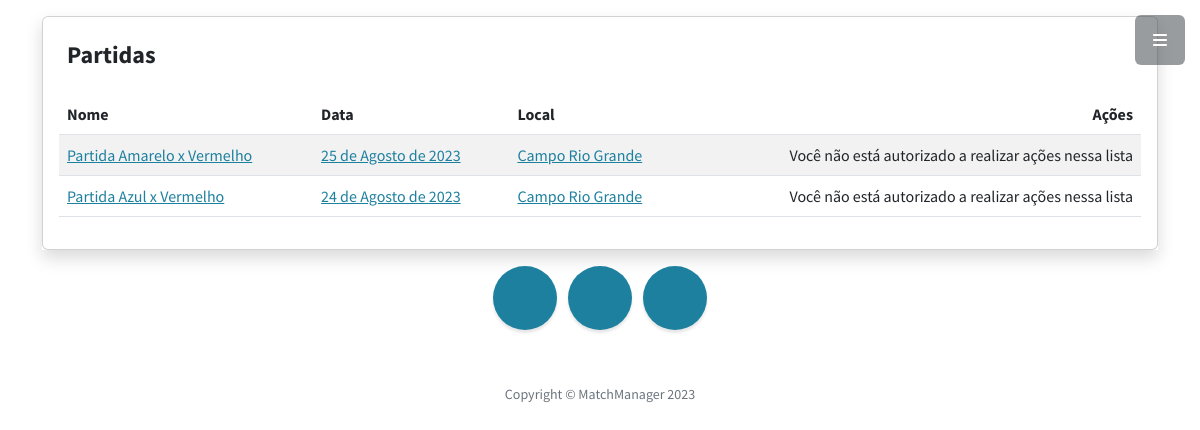
The app's page /partidas/ with its own data.
### Partida/models.py (models this page shows)
class Partida(models.Model):
    nome = models.CharField(verbose_name='Nome da Partida', max_length= 100, null= True)
    data = models.DateField(verbose_name= 'Data', null=True, blank=True)
    horario = models.TimeField(verbose_name= 'Horario', null=True, blank=True )
    local = models.CharField(verbose_name= 'Local', max_length=30)
    resultado = models.CharField(verbose_name= 'Resultado', max_length=25,null= True)
    placar = models.IntegerField(verbose_name= 'Placar')
    Campeonato = models.ForeignKey('Campeonato.Campeonato', on_delete= models.CASCADE)
    Equipe1 = models.ForeignKey('Equipe.Equipe', on_delete= models.CASCADE, related_name="PrimeiraEquipe")
    Equipe2 = models.ForeignKey('Equipe.Equipe', on_delete= models.CASCADE, related_name="SegundaEquipe")

### Partida/views.py (the view)
# urls.py: path('', views.listar, name='listar'),
def listar(request):
    Partidas = Partida.objects.all()
    context = {
        "partidas": Partidas
    }
    return render(request, 'partidas/listar.html', context)

### Templates/partidas/listar.html (shortened to what this page needs)
{% extends '_base.html' %}
{% load static %}
{% block content %}
<div class="mx-auto">
    <div class="col-lg-12 shadow mt-3">
    <div class="card">
        <div class="card-body">
            <div class="card-title">
                <div class= "d-flex flex-row">
                    <h4 class="p-2 col-lg-4">Partidas</h4>
                    <div class=" p-2 col-lg-8 d-grid gap-2 d-md-flex justify-content-md-end">
                        </div>
                    </div>
            </div>
            <div class="table-responsive">
                <table class="table table-striped ">
                    <thead>
                        <tr>
                            <th>Nome</th>
                            <th>Data</th>
                            <th>Local</th>
                            <th style="text-align:right">Ações</th>
                        </tr>
                    </thead>
                    <tbody>
                    {% if partidas %}
                    {% for p in partidas %}
                        <tr>
                            <td><a href="/partidas/{{ p.id }}/"class="text-primary">{{ p.nome }}</a></td>
                            <td><a href="/partidas/{{ p.id }}/"class="text-primary">{{ p.data }}</a></td>
                            <td><a href="/partidas/{{ p.id }}/"class="text-primary">{{ p.local }}</a></td>
                            <td style="text-align:right">
                                {% if request.user.is_authenticated %}
                                <span >
                                    <a href="/partidas/excluir/{{ p.id }}/" data-toggle="tooltip" data-placement="top" title="" data-original-title="Close"><i class="fa fa-close color-danger m-2"></i></a>
                                    <a href="/partidas/editar/{{ p.id }}/" data-toggle="tooltip" data-placement="top" title="" data-original-title="Edit"><i class="fa fa-pencil color-muted m-r-5 m-2"></i> </a>
                                    </span>
                                    {% else %}
                                    <a> Você não está autorizado a realizar ações nessa lista </a>
                                {% endif %}
                                </td>
                        </tr>
                        {%endfor%}
                    {% else %}
                                    <p>Não há registro de partidas.</p>
                    {%endif%}
                </tbody>
                </table>
            </div>
        </div>
    </div>
</div>
</div>
{%endblock%}

### records on screen
Partida: nome "Partida Amarelo x Vermelho", data "25 de Agosto de 2023", local "Campo Rio Grande"
Partida: nome "Partida Azul x Vermelho", data "24 de Agosto de 2023", local "Campo Rio Grande"
